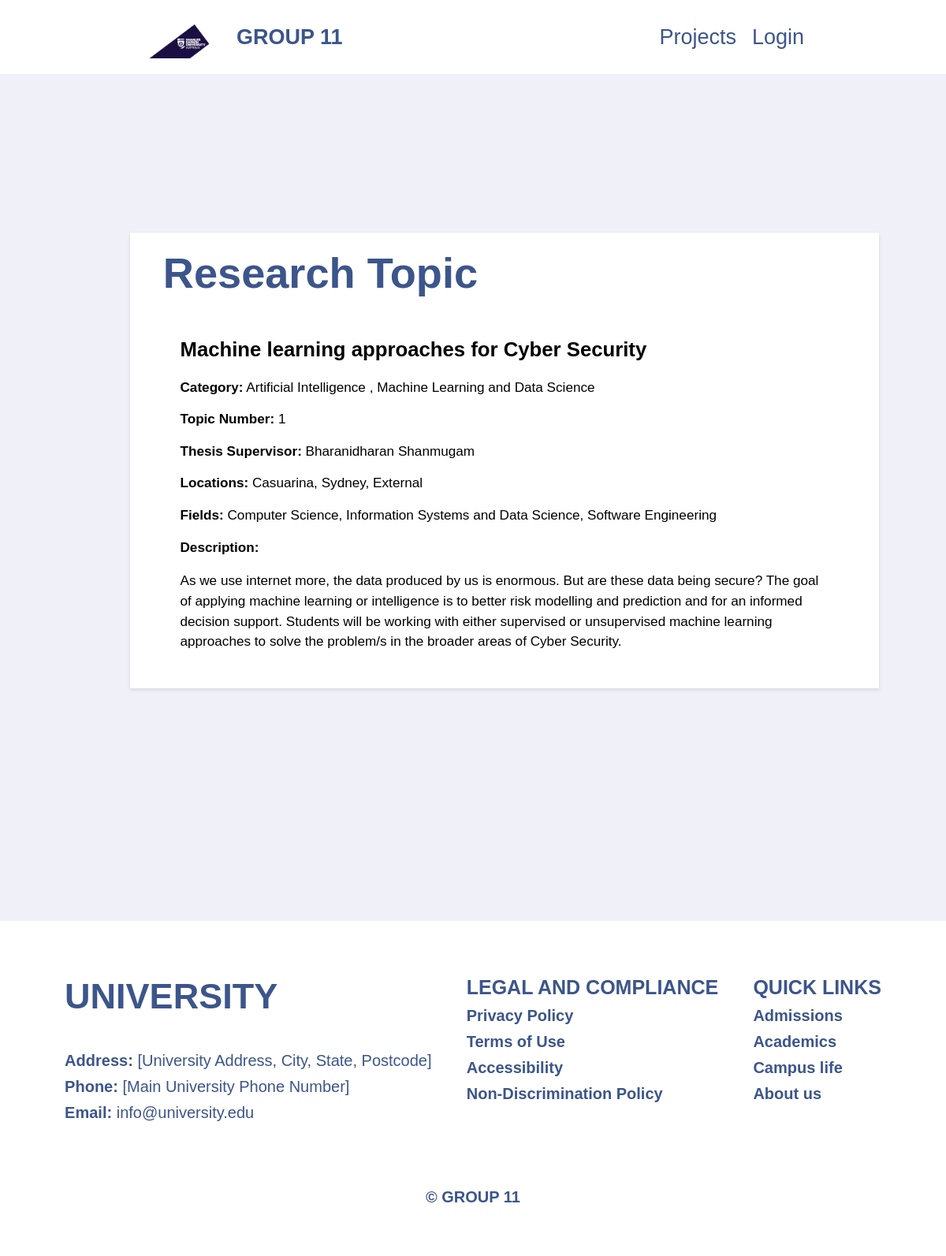
/project-details/1/, run on the app's committed database.
### management/models.py (models this page shows, shortened)
class Project(models.Model):
    supervisor = models.ForeignKey(User, null=True, on_delete=models.SET_NULL)
    title = models.CharField(max_length=100, null=True)
    category = models.ManyToManyField("Category", blank=True)
    topic_num = models.PositiveIntegerField("Topic number", null=True, unique=True)
    location = models.ManyToManyField("Location", blank=True)
    research_areas = models.ManyToManyField("ResearchArea", blank=True)
    description = models.TextField(blank=True)

class Category(models.Model):
    name = models.CharField(max_length=100)

class Location(models.Model):
    name = models.CharField(max_length=30)

class ResearchArea(models.Model):
    name = models.CharField(max_length=60)

### accounts/models.py (models this page shows)
class User(AbstractUser):
    USER_TYPE_CHOICES = (
        ('unit_coordinator', 'Unit Coordinator'),
        ('supervisor', 'Supervisor'),
        ('student', 'Student'),
    )
    user_type = models.CharField(max_length=20, choices=USER_TYPE_CHOICES, default='student')
    groups = models.ManyToManyField(
        'auth.Group',
        verbose_name='groups',
        blank=True,
        help_text='The groups this user belongs to. A user will get all permissions granted to each of their groups.',
        related_name='custom_user_set',
        related_query_name='user',
    )
    user_permissions = models.ManyToManyField(
        'auth.Permission',
        verbose_name='user permissions',
        blank=True,
        help_text='Specific permissions for this user.',
        related_name='custom_user_set',
        related_query_name='user',
    )

### assignment_4_app/views.py (the view)
# urls.py: path("project-details/<slug:slug>/", views.project_details, name="project-details"), # project-details/proj1 etc... using path transformer other e.g. is int or str
def project_details(request, slug):
        current_project = Project.objects.get(topic_num = slug)
        context = {
            "project": current_project
        }
        return render(request, "assignment_4_app/projectDetails.html", context)

### assignment_4_app/templates/assignment_4_app/projectDetails.html (shortened to what this page needs)
{% extends "base.html" %}
{% load static %}
{% block css_files %}
    <link rel="stylesheet" href="{% static "assignment_4_app/projectDetails.css" %}">
{% endblock %}
{% block content %}
<section class="section">
    <div class="container">
        <h1 class="container__heading">Research Topic</h1>
        <div class="project">
            <h2 class="project__heading">{{ project.title }}</h2>
            <p><strong>Category:</strong>
                {% for category in project.category.all %}
                    {{ category.name }}
                    {% if not forloop.last %}, {% endif %}
                {% endfor %}
            </p>
            <p><strong>Topic Number:</strong> {{ project.topic_num }}</p>
            <p><strong>Thesis Supervisor:</strong> {{ project.supervisor.first_name }} {{ project.supervisor.last_name }}</p>
            <p><strong>Locations:</strong>
                {% for location in project.location.all %}
                    {{ location.name }}{% if not forloop.last %}, {% endif %}
                {% empty %}
                    None
                {% endfor %}
                </p>
                <p><strong>Fields:</strong>
                {% for research_area in project.research_areas.all %}
                    {{ research_area.name }}{% if not forloop.last %}, {% endif %}
                {% empty %}
                    None
                {% endfor %}
                </p>
            <p><strong>Description: </strong> {{ project.description|linebreaks }}</p>
        </div>
    </div>
</section>
{% endblock content %}

### assignment_4_app/static/assignment_4_app/app.css (style rules this page uses)
:root { --color-primary: #3C558B; --color-secondary: white; --color-dark-blue: #1c0e45; --color-grey: #eff0f8; --color-text-dark: #182620; }
*, *::before, *::after { margin: 0; padding: 0; box-sizing: inherit; font-family: inherit; }
html { font-size: 62.5%; font-family: Arial, sans-serif; }
body { box-sizing: border-box; position: relative; background-color: white; }

### assignment_4_app/static/assignment_4_app/projectDetails.css (style rules this page uses)
.container { width: 100rem; margin: auto; padding: 20px; background-color: #ffffff; box-shadow: 0 2px 5px rgba(0, 0, 0, 0.1); transform: scale(0.95); }
.container * { transform: scale(0.95); }
.container__heading { font-size: 6rem; margin-bottom: 4rem; color: var(--color-primary); }
.project__heading { font-size: 3rem; margin-bottom: 2rem; }
p { font-size: 2rem; margin-bottom: 1.5rem; line-height: 1.5; }

### data on the page
Project: title "Machine learning approaches for Cyber Security", topic_num "1", supervisor.first_name "Bharanidharan", supervisor.last_name "Shanmugam", description "As we use internet more, the data produced by us is enormous. But are these data being secure? The goal of applying machine learning or intelligence is to better risk modelling and prediction and for an informed decision support. Students will be working with either supervised or unsupervised machine learning approaches to solve the problem/s in the broader areas of Cyber Security."
Category: name "Artificial Intelligence"
Category: name "Machine Learning and Data Science"
Location: name "Casuarina"
Location: name "Sydney"
Location: name "External"
ResearchArea: name "Computer Science"
ResearchArea: name "Information Systems and Data Science"
ResearchArea: name "Software Engineering"
